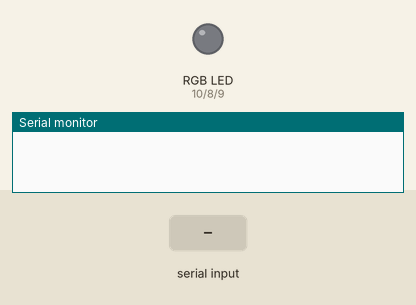
Bench run of a sketch on a simulated Arduino Uno, built with avr-gcc and run on an emulated ATmega328P. Parts: an RGB LED mixed from three pins (HIGH = lit), the last lines printed to the serial monitor. Inputs (shaded band) come from the test bench. Dim RGB values are drawn brighter than linear.

Above: at 1.2 s.
1.3 s: "90,45,200\n" received over Serial
At 2.5 s:
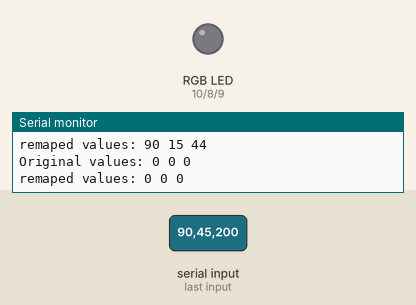
2.8 s: "30,150,10\n" received over Serial
At 3.9 s:
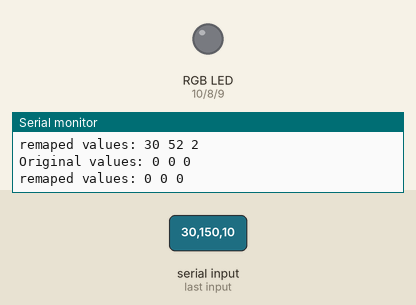
4.3 s: "200\n" received over Serial
At 5.5 s:
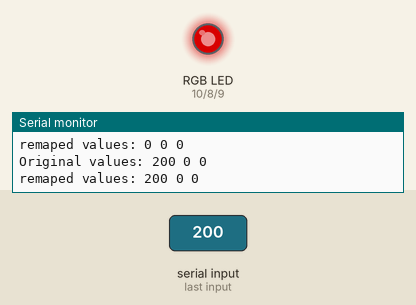
5.8 s: "1,90,45\n" received over Serial
At 6.2 s:
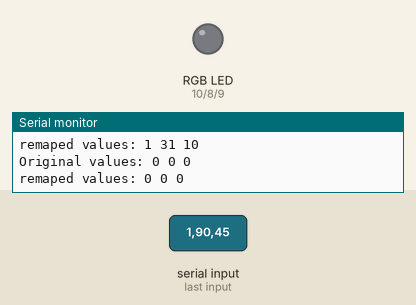
Timing chart, 0 to 8.3 s (numbered marks = the images above; inputs shaded):
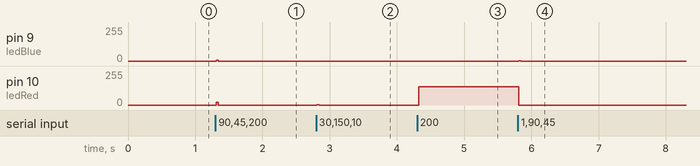

The sketch:

rgb_led_strip.ino
```cpp
#include "cie1931.h"

//Uncomment your led type
#define commonAnode
//#define commonCathone

//led ports
#define ledRed   10
#define ledGreen 8
#define ledBlue  9

//max color led values
#define maxRed    255
#define maxGreen  90
#define maxBlue   57

int red, green, blue = 0;

void setup() {
  Serial.begin(9600);
  Serial.setTimeout(10);

  pinMode(red, OUTPUT);
  pinMode(green, OUTPUT);
  pinMode(blue, OUTPUT);
}

void loop() {
  if (Serial.available()){
    //read int values from serial
    red = Serial.parseInt();
    green = Serial.parseInt();
    blue = Serial.parseInt();


    //convert rgb to valid values (0-255)
    if (red > 255){
      red = 255;
    }
    else if (red < 0){
      red = 0;
    }

    if (green > 255){
      green = 255;
    }
    else if (green < 0){
      green = 0;
    }

    if (blue > 255){
      blue = 255;
    }
    else if (blue < 0){
      blue = 0;
    }

    Serial.println("Original values: " + String(red) + " " + String(green) +
    " " + String(blue));

    //remap color values to improve color precision
    red = map(red, 0, 255, 0, maxRed);
    green = map(green, 0, 255, 0, maxGreen);
    blue = map(blue, 0, 255, 0, maxBlue);

    //PWM
    //common anode
    #ifdef commonAnode
      analogWrite(ledRed, cie[red]);
      analogWrite(ledGreen, cie[green]);
      analogWrite(ledBlue, cie[blue]);
    #endif

    //common cathode
    #ifdef commonCathone
      analogWrite(ledRed, cie[255 - red]);
      analogWrite(ledGreen, cie[255 - green]);
      analogWrite(ledBlue, cie[255 - blue]);
    #endif

    //print rgb values
    Serial.println("remaped values: " + String(red) + " " + String(green) +
    " " + String(blue));
  }
}
```

Source omitted: cie1931.h (data table, 1191 bytes)

Measured:
- after the input at 1.3 s, pin 9 (ledBlue): 0/255 → 6/255 at once, → 0/255 0.03 s later; pin 10 (ledRed): 0/255 → 22/255 at once, → 0/255 0.03 s later
- after the input at 2.8 s, pin 10 (ledRed): 0/255 → 3/255 at once, → 0/255 0.03 s later
- after the input at 4.3 s, pin 10 (ledRed): 0/255 → 138/255 at once
- after the input at 5.8 s, pin 9 (ledBlue): 0/255 → 1/255 at once, → 0/255 0.03 s later; pin 10 (ledRed): 138/255 → 0/255 at once
